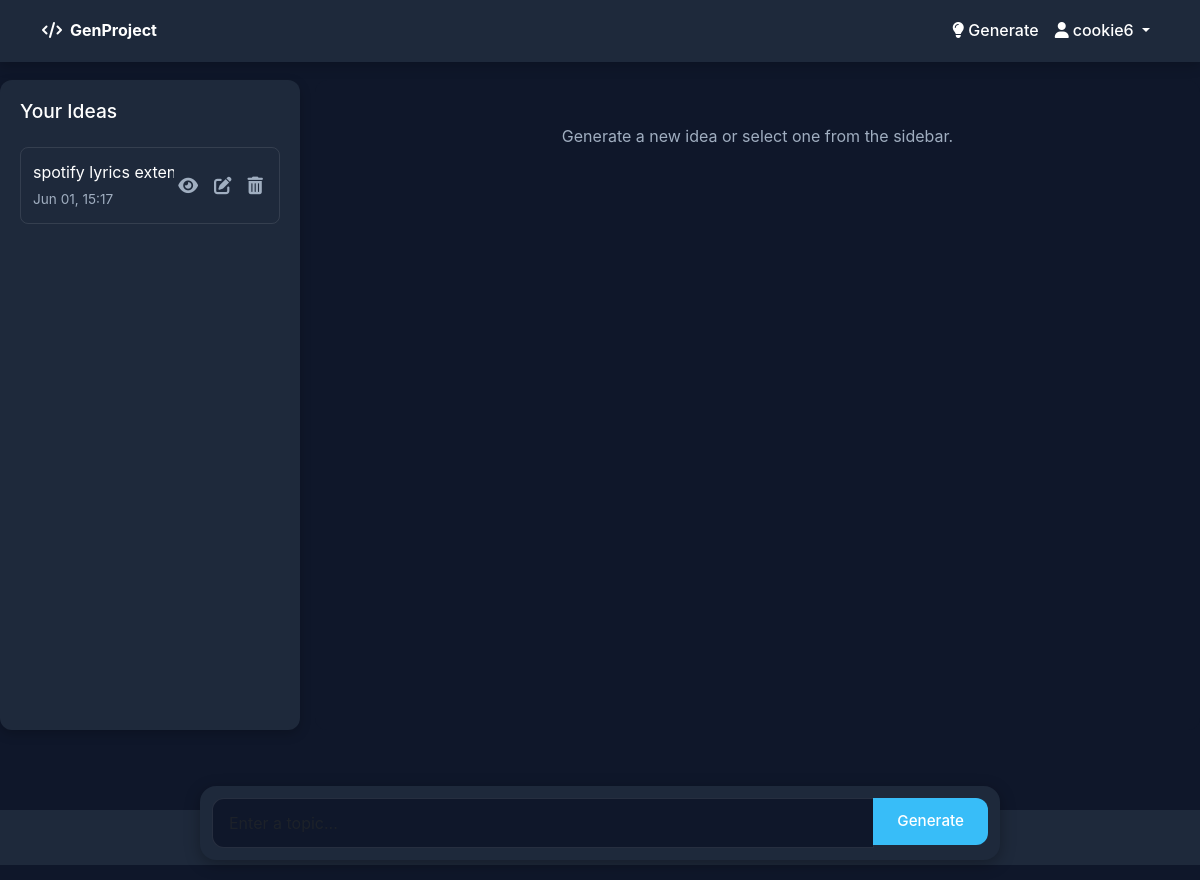
The app's page /generate (signed in), older data.
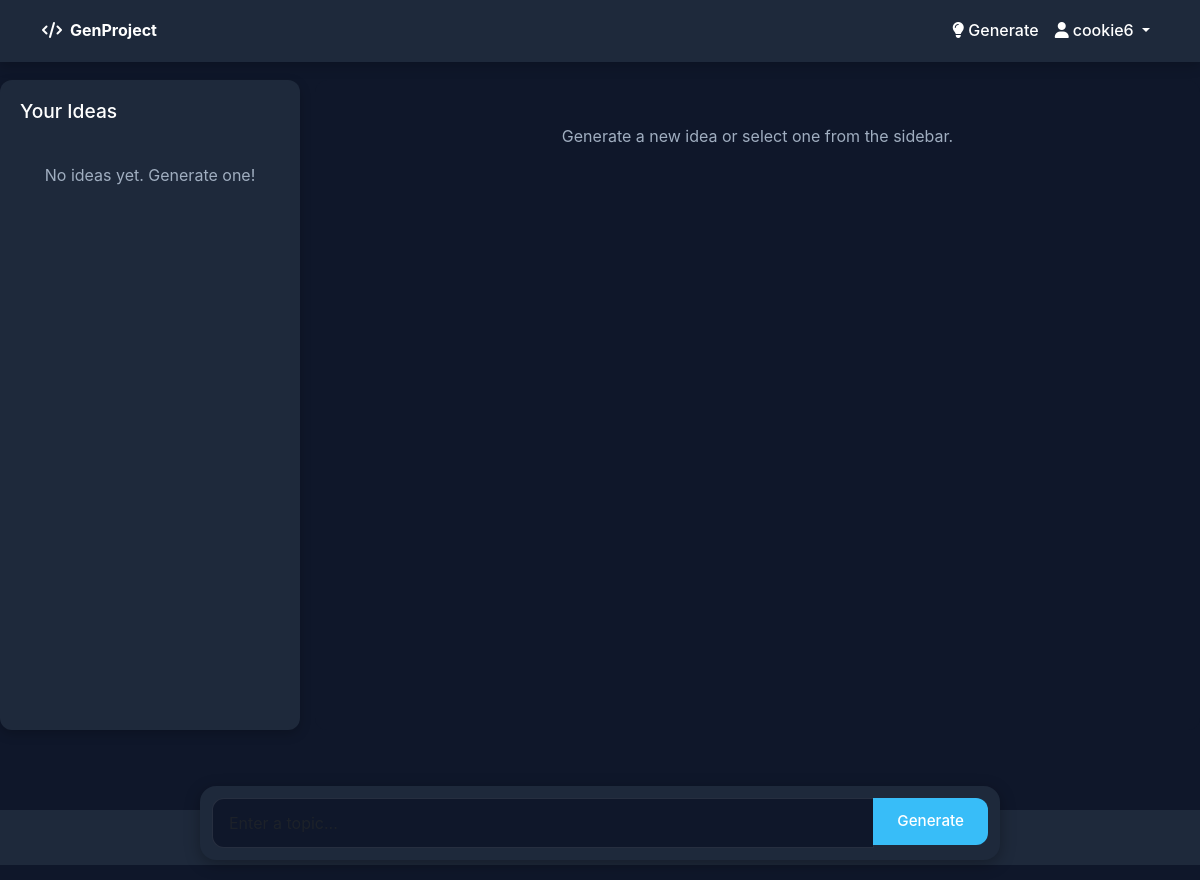
The same page, newer data.
### app.py (models this page shows, shortened)
class ProjectIdea(db.Model):
    id = db.Column(db.Integer, primary_key=True)
    user_id = db.Column(db.Integer, db.ForeignKey('user.id'), nullable=False)
    topic = db.Column(db.String(100), nullable=False)
    content = db.Column(db.Text, nullable=False)
    timestamp = db.Column(db.DateTime, default=datetime.utcnow)

### app.py (the view, shortened to what this page needs)
@app.route('/generate', methods=['GET', 'POST'])
@login_required
@limiter.limit("20 per minute")
def generate():
    form = GenerateForm()
    edit_form = EditForm()
    idea = None
    topic = None
    active_idea = None
    editing = False
    history = ProjectIdea.query.filter_by(user_id=session["user_id"]).order_by(ProjectIdea.timestamp.desc()).all()
    rendered_idea = Markup(markdown.markdown(idea)) if idea else None
    return render_template("generate.html", form=form, edit_form=edit_form, idea=rendered_idea, topic=topic, history=history, active_idea=active_idea, editing=editing)

### app.py
class GenerateForm(FlaskForm):
    topic = StringField('Topic', validators=[DataRequired(), Length(max=200)])
    submit = SubmitField('Generate')

class EditForm(FlaskForm):
    topic = StringField('Topic', validators=[DataRequired(), Length(max=200)])
    content = TextAreaField('Content', validators=[DataRequired()])
    submit = SubmitField('Save Changes')

### utils.py (called while the page is built)
def login_required(f):
    @wraps(f)
    def decorated_function(*args, **kwargs):
        if 'user_id' not in session:
            flash("Please login to access this page.", "warning")
            return redirect(url_for("login"))
        return f(*args, **kwargs)
    return decorated_function

### templates/generate.html (shortened to what this page needs)
{% extends "base.html" %}
{% block content %}
<div class="generate-container">
    <div class="sidebar" id="sidebar">
        <div class="sidebar-header">
            <h4>Your Ideas</h4>
        </div>
        <div class="history-list">
            {% if history %}
                {% for idea in history %}
                    <div class="history-item {% if active_idea and active_idea.id == idea.id %}active{% endif %}">
                        <div class="history-info">
                            <span class="history-topic">{{ idea.topic | truncate(25) }}</span>
                            <span class="history-timestamp">{{ idea.timestamp.strftime('%b %d, %H:%M') }}</span>
                        </div>
                        <div class="history-actions">
                            <a href="{{ url_for('view_idea', idea_id=idea.id) }}" class="action-btn view-btn" title="View">
                                <i class="fas fa-eye"></i>
                            </a>
                            <a href="{{ url_for('edit_idea', idea_id=idea.id) }}" class="action-btn edit-btn" title="Edit">
                                <i class="fas fa-edit"></i>
                            </a>
                            <form action="{{ url_for('delete_idea', idea_id=idea.id) }}" method="POST" class="delete-form">
                                <button type="submit" class="action-btn delete-btn" title="Delete">
                                    <i class="fas fa-trash-alt"></i>
                                </button>
                            </form>
                        </div>
                    </div>
                {% endfor %}
            {% else %}
                <div class="empty-history">No ideas yet. Generate one!</div>
            {% endif %}
        </div>
    </div>
    <div class="main-content-area">
        {% if editing %}
            <div class="edit-container">
                <h3>Edit Idea</h3>
                <form method="POST" class="edit-form">
                    {{ edit_form.hidden_tag() }}
                    <div class="form-group">
                        {{ edit_form.topic.label(class="form-label") }}
                        {{ edit_form.topic(class="form-control", placeholder="Idea topic") }}
                        {% for error in edit_form.topic.errors %}
                            <span class="error">{{ error }}</span>
                        {% endfor %}
                    </div>
                    <div class="form-group">
                        {{ edit_form.content.label(class="form-label") }}
                        {{ edit_form.content(class="form-control", rows=8, placeholder="Idea description") }}
                        {% for error in edit_form.content.errors %}
                            <span class="error">{{ error }}</span>
                        {% endfor %}
                    </div>
                    {{ edit_form.submit(class="btn submit-btn") }}
                </form>
            </div>
        {% else %}
            <div class="empty-content">
                <p>Generate a new idea or select one from the sidebar.</p>
            </div>
        {% endif %}
    </div>
</div>
<div class="input-container">
    <form method="POST" class="generate-form">
        <div class="input-group">
            {{ form.topic(class="form-control topic-input", placeholder="Enter a topic...") }}
            <div class="input-group-append">
                {{ form.submit(class="btn submit-btn", value="Generate") }}
            </div>
        </div>
    </form>
</div>
{% endblock %}

Row changes from the older to the newer data that the page shows:
no longer on this page (row edited): ProjectIdea: topic "spotify lyrics…", timestamp "Jun 01, 15:17"
Text that changed along with them:
text now shown: "No ideas yet. Generate one!"
